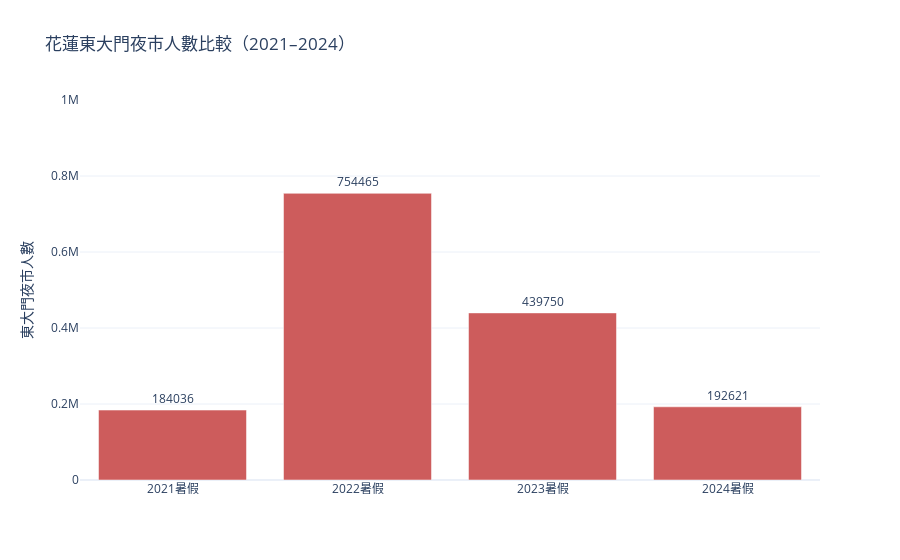

The notebook cell this image was saved under:
### Code cell
# 資料建立
data = [
    {"事件": "2021暑假", "東大門夜市":184036 },
    {"事件": "2022暑假", "東大門夜市": 754465 },
    {"事件": "2023暑假", "東大門夜市": 439750 },
    {"事件": "2024暑假", "東大門夜市": 192621},
]
df = pd.DataFrame(data)

# 建立互動式長條圖
fig = go.Figure()

fig.add_bar(
    x=df["事件"],
    y=df["東大門夜市"],
    text=[f"{val}" for val in df["東大門夜市"]],
    textposition="outside",
    marker_color='indianred',
    hovertemplate="事件：%{x}<br>東大門夜市：%{y}<extra></extra>"
)

# 設定版面
fig.update_layout(
    title="花蓮東大門夜市人數比較（2021–2024）",
    yaxis_title="東大門夜市人數",
    yaxis=dict(range=[0, 1e6]),
    template="plotly_white",
    uniformtext_minsize=10,
    uniformtext_mode='hide'
)

fig.show()

### Figure 1 — Plotly figure (JSON) as saved in the notebook; plotly's stock layout.template omitted (floating-point values rounded to 4 significant figures)
{"data": [{"hovertemplate": "事件：%{x}<br>東大門夜市：%{y}<extra></extra>", "marker": {"color": "indianred"}, "text": ["184036", "754465", "439750", "192621"], "textposition": "outside", "type": "bar", "x": ["2021暑假", "2022暑假", "2023暑假", "2024暑假"], "y": [184036, 754465, 439750, 192621]}], "layout": {"title": {"text": "花蓮東大門夜市人數比較（2021–2024）"}, "uniformtext": {"minsize": 10, "mode": "hide"}, "yaxis": {"range": [0, 1000000], "title": {"text": "東大門夜市人數"}}}}
